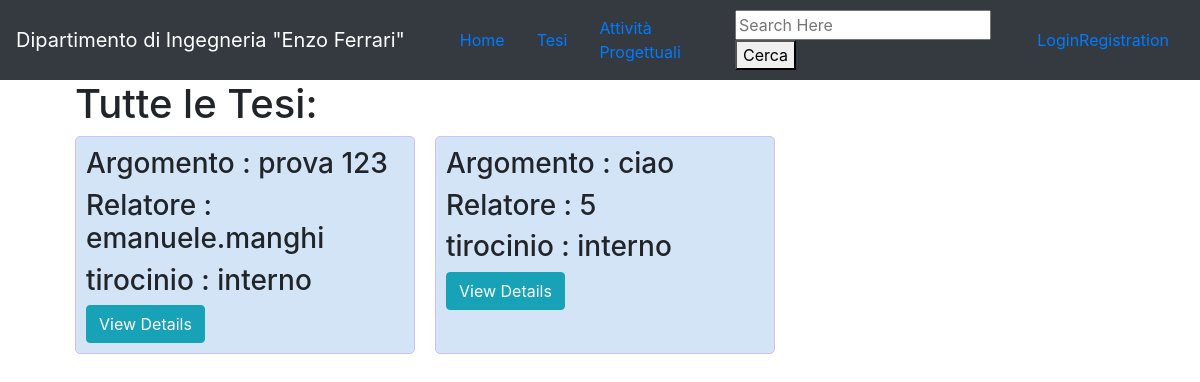
Page /tesi/ on the earlier database version.
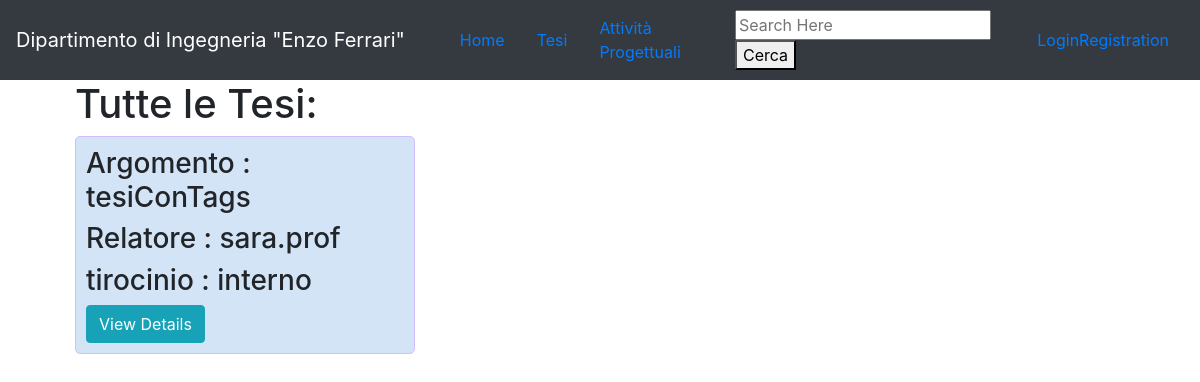
Same page on the later database version.
### home/models.py (models this page shows, shortened)
class Tesi(models.Model):
    author = models.ForeignKey(Docente, on_delete=models.CASCADE, null=True)
    relatore = models.CharField(max_length=100)
    correlatore = models.CharField(max_length=100)
    argomento = models.CharField(max_length=500)
    in_azienda = 'in azienda'
    interno = 'interno'
    scelte = [
        (in_azienda, 'in azienda'),
        (interno, 'interno'),
    ]
    tirocinio = models.CharField(max_length=500, choices=scelte, null=True)
    nome_azienda = models.CharField(max_length=1000, null=True, blank=True)
    data_inizio = models.DateTimeField()
    data_fine = models.DateTimeField()
    date_posted = models.DateTimeField(default=timezone.now)
    class Meta:
        abstract = True

class TesiCreata(Tesi):
    tag = TaggableManager()

### home/views.py (the view)
# urls.py: path('tesi/', views.show_tesi, name='tesi'),
def show_tesi(request):
    all_tesi = TesiCreata.objects.all().order_by('-date_posted')
    context = {
        'all_tesi': all_tesi,
    }
    return render(request, 'home/tesi_index.html', context)

### home/templates/home/tesi_index.html (shortened to what this page needs)
{% extends 'home/base_index.html' %}
{% block for %}
<h1>Tutte le Tesi: </h1>
<ul class="cards">
    {% for tesi in all_tesi %}
    <li>
        <h3>Argomento : {{ tesi.argomento }}</h3>
        <h3>Relatore : {{ tesi.relatore }}</h3>
        <h3>tirocinio : {{ tesi.tirocinio }}</h3>
        <a href="{% url 'tesi-detail' tesi.id %}" class="btn btn-info btn-xs" role="button"> View
            Details</a>
    </li>
    {% endfor %}
</ul>
{% endblock %}

Differences in the rows shown:
removed TesiCreata: argomento "prova 123", relatore "emanuele.manghi", tirocinio "interno"
removed TesiCreata: argomento "ciao", relatore "5", tirocinio "interno"
added TesiCreata: argomento "tesiConTags", relatore "sara.prof", tirocinio "interno"
